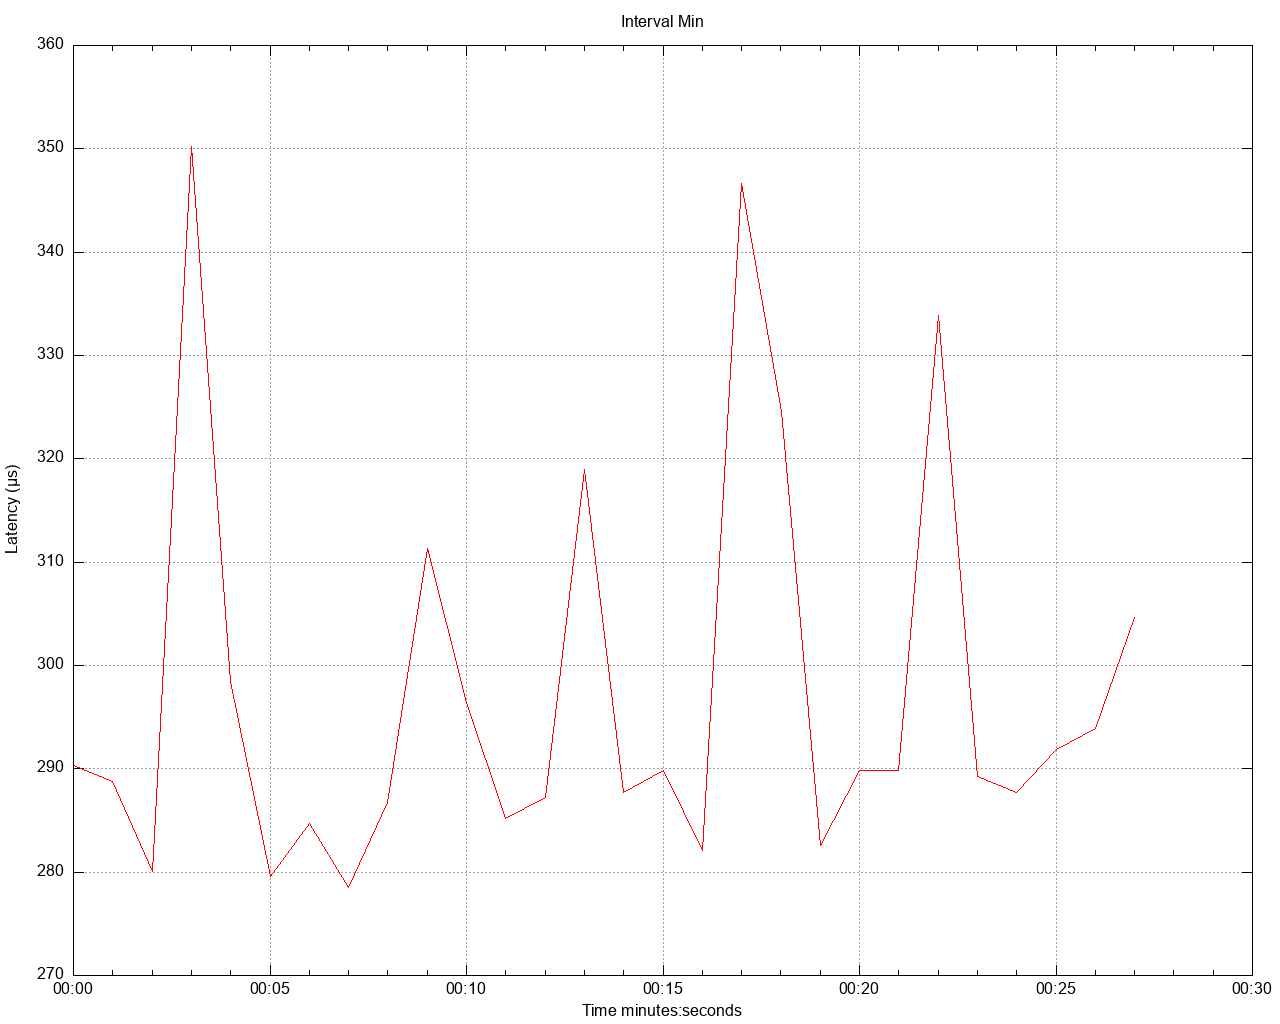

Here is the gnuplot script that generated this plot:
set title 'Interval Min' noenhanced
set style data lines
set datafile separator ","
set terminal png size 1280,1024
set grid
set key below
set xdata time
set timefmt "%s"
offset = 0
t0(x)=(offset=($0==0) ? x : offset, x - offset)
set xlabel 'Time minutes:seconds'
set ylabel 'Latency (μs)'
set output '/Users/gbarnett/git/hazelcast-simulator/atomiclong-3node-member/atomicreference/latency/latency_interval_min_twoKbWrite.png'
plot \
   '/Users/gbarnett/git/hazelcast-simulator/atomiclong-3node-member/atomicreference/data/latency_interval_min_twoKbWrite_1.data' using (t0(timecolumn(1))):2 title "" lt rgb "red", \
